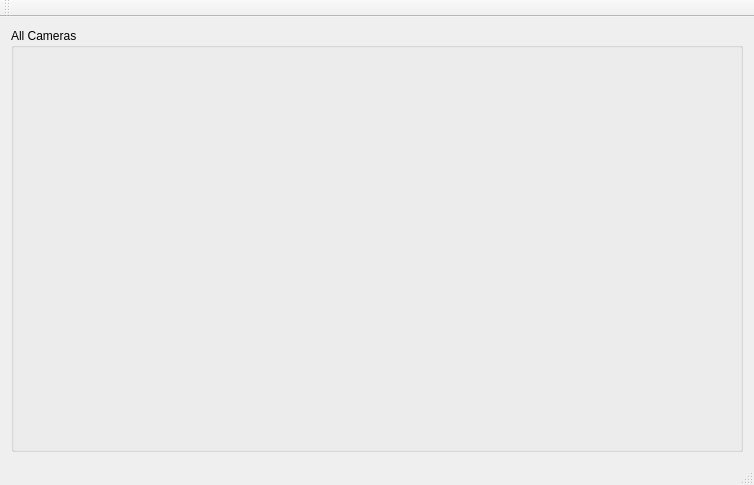
<?xml version="1.0" encoding="UTF-8"?>
<ui version="4.0">
 <class>SecuritySystem_ClientClass</class>
 <widget class="QMainWindow" name="SecuritySystem_ClientClass">
  <property name="geometry">
   <rect>
    <x>0</x>
    <y>0</y>
    <width>754</width>
    <height>485</height>
   </rect>
  </property>
  <property name="windowTitle">
   <string>SecuritySystem</string>
  </property>
  <widget class="QWidget" name="centralWidget">
   <layout class="QHBoxLayout" name="horizontalLayout">
    <item>
     <widget class="QGroupBox" name="cameraGroupBox">
      <property name="layoutDirection">
       <enum>Qt::LeftToRight</enum>
      </property>
      <property name="title">
       <string>All Cameras</string>
      </property>
      <layout class="QGridLayout" name="cameraLayout"/>
     </widget>
    </item>
   </layout>
  </widget>
  <widget class="QMenuBar" name="menuBar">
   <property name="geometry">
    <rect>
     <x>0</x>
     <y>0</y>
     <width>754</width>
     <height>21</height>
    </rect>
   </property>
  </widget>
  <widget class="QToolBar" name="mainToolBar">
   <attribute name="toolBarArea">
    <enum>TopToolBarArea</enum>
   </attribute>
   <attribute name="toolBarBreak">
    <bool>false</bool>
   </attribute>
  </widget>
  <widget class="QStatusBar" name="statusBar"/>
 </widget>
 <layoutdefault spacing="6" margin="11"/>
 <resources/>
 <connections/>
</ui>
